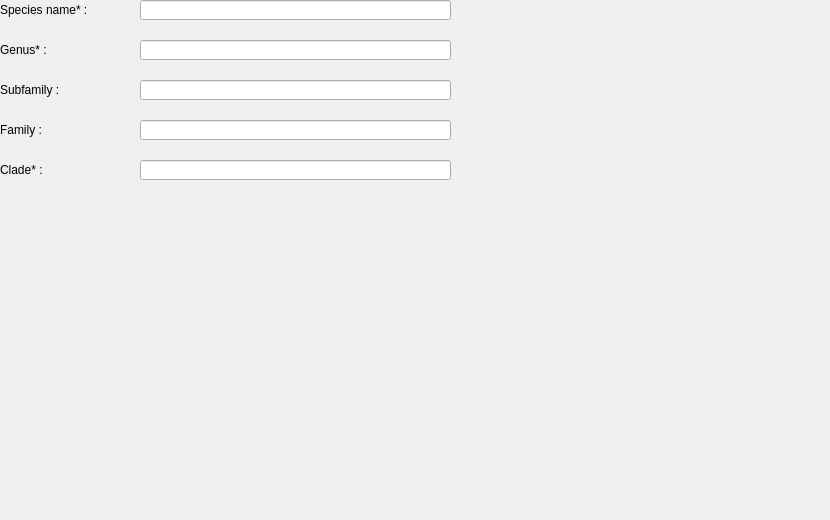
<?xml version="1.0" encoding="UTF-8"?>
<ui version="4.0">
 <class>AddSpeciesWidget</class>
 <widget class="QWidget" name="AddSpeciesWidget">
  <property name="geometry">
   <rect>
    <x>0</x>
    <y>0</y>
    <width>830</width>
    <height>520</height>
   </rect>
  </property>
  <property name="windowTitle">
   <string>Form</string>
  </property>
  <widget class="QLineEdit" name="nameLineEdit">
   <property name="geometry">
    <rect>
     <x>140</x>
     <y>0</y>
     <width>311</width>
     <height>20</height>
    </rect>
   </property>
  </widget>
  <widget class="QLabel" name="label">
   <property name="geometry">
    <rect>
     <x>0</x>
     <y>0</y>
     <width>121</width>
     <height>20</height>
    </rect>
   </property>
   <property name="text">
    <string>Species name* :</string>
   </property>
  </widget>
  <widget class="QLabel" name="label_2">
   <property name="geometry">
    <rect>
     <x>0</x>
     <y>40</y>
     <width>131</width>
     <height>20</height>
    </rect>
   </property>
   <property name="text">
    <string>Genus* :</string>
   </property>
  </widget>
  <widget class="QLineEdit" name="genusLineEdit">
   <property name="geometry">
    <rect>
     <x>140</x>
     <y>40</y>
     <width>311</width>
     <height>20</height>
    </rect>
   </property>
  </widget>
  <widget class="QLabel" name="label_3">
   <property name="geometry">
    <rect>
     <x>0</x>
     <y>80</y>
     <width>131</width>
     <height>20</height>
    </rect>
   </property>
   <property name="text">
    <string>Subfamily :</string>
   </property>
  </widget>
  <widget class="QLineEdit" name="subfamilyLineEdit">
   <property name="geometry">
    <rect>
     <x>140</x>
     <y>80</y>
     <width>311</width>
     <height>20</height>
    </rect>
   </property>
  </widget>
  <widget class="QLabel" name="label_4">
   <property name="geometry">
    <rect>
     <x>0</x>
     <y>120</y>
     <width>131</width>
     <height>20</height>
    </rect>
   </property>
   <property name="text">
    <string>Family :</string>
   </property>
  </widget>
  <widget class="QLineEdit" name="familyLineEdit">
   <property name="geometry">
    <rect>
     <x>140</x>
     <y>120</y>
     <width>311</width>
     <height>20</height>
    </rect>
   </property>
  </widget>
  <widget class="QLineEdit" name="cladeLineEdit">
   <property name="geometry">
    <rect>
     <x>140</x>
     <y>160</y>
     <width>311</width>
     <height>20</height>
    </rect>
   </property>
  </widget>
  <widget class="QLabel" name="label_5">
   <property name="geometry">
    <rect>
     <x>0</x>
     <y>160</y>
     <width>131</width>
     <height>20</height>
    </rect>
   </property>
   <property name="text">
    <string>Clade* :</string>
   </property>
  </widget>
 </widget>
 <resources/>
 <connections/>
</ui>
